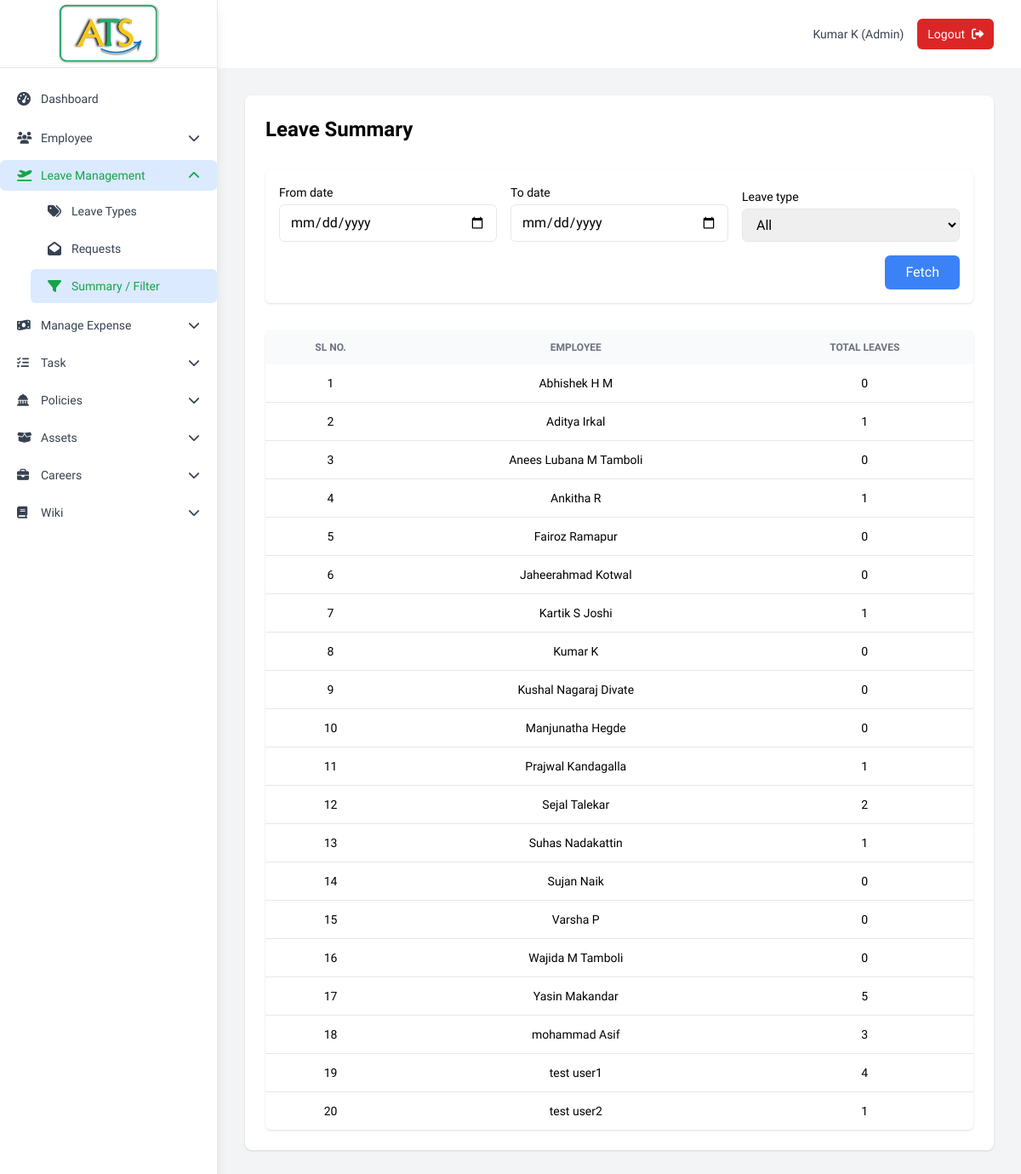
Page /admin/leave_summary (signed in) on the committed database.
### tables this page shows
CREATE TABLE tbl_employee (
                emp_id INTEGER PRIMARY KEY AUTOINCREMENT,
                first_name TEXT NOT NULL,
                last_name TEXT NOT NULL,
                gender TEXT NOT NULL,
                dob DATE NOT NULL,
                address TEXT NOT NULL,
                phone_no TEXT NOT NULL,
                email TEXT UNIQUE NOT NULL,
                password TEXT NOT NULL,
                status TEXT DEFAULT 'active',
                emp_type TEXT DEFAULT 'emp',
                inserted_date DATETIME DEFAULT CURRENT_TIMESTAMP
            );

### app.py (the view)
@app.route('/admin/leave_summary', methods=['GET', 'POST'])
def admin_leave_summary():
    if 'user_id' not in session or session['emp_type'] != 'admin':
        return redirect(url_for('login'))
    f_date_from   = request.form.get('date_from')         if request.method == 'POST' else ''
    f_date_to     = request.form.get('date_to')           if request.method == 'POST' else ''
    f_leave_type  = request.form.get('leave_type_id')     if request.method == 'POST' else ''
    leave_types   = db.get_leave_types()
    summary       = db.get_leave_summary(
                        date_from   = f_date_from or None,
                        date_to     = f_date_to   or None,
                        leave_type_id = f_leave_type or None
                    )
    return render_template('admin_leave_summary.html',
                           leave_types = leave_types,
                           summary     = summary,
                           f_date_from = f_date_from,
                           f_date_to   = f_date_to,
                           f_leave_type= f_leave_type)

### database.py (called while the page is built)
    def get_connection(self):
        return sqlite3.connect(self.db_name)

    def get_leave_types(self):
        with self.get_connection() as c:
            return c.execute('SELECT leave_type_id, leave_type FROM tbl_leave_type ORDER BY leave_type').fetchall()

### templates/admin_leave_summary.html (shortened to what this page needs)
{% extends "base.html" %}
{% block content %}
<div class="max-w-6xl mx-auto">
<div class="bg-white shadow rounded-lg">
  <div class="px-4 py-5 sm:p-6">
      <div class="mb-8">
        <h1 class="text-2xl font-bold mb-6">Leave Summary</h1>
      </div>
  <form method="POST" class="bg-white p-4 rounded-md shadow mb-8 grid sm:grid-cols-6 gap-4 items-end">
    <div class="sm:col-span-2">
      <label class="block text-sm font-medium mb-1">From date</label>
      <input type="date" name="date_from" value="{{ f_date_from }}" class="w-full border px-3 py-2 rounded-md">
    </div>
    <div class="sm:col-span-2">
      <label class="block text-sm font-medium mb-1">To date</label>
      <input type="date" name="date_to" value="{{ f_date_to }}" class="w-full border px-3 py-2 rounded-md">
    </div>
    <div class="sm:col-span-2">
      <label class="block text-sm font-medium mb-1">Leave type</label>
      <select name="leave_type_id" class="w-full border px-3 py-2 rounded-md">
        <option value="" {% if not f_leave_type %}selected{% endif %}>All</option>
      </select>
    </div>
    <div class="sm:col-span-6 text-right">
      <button class="bg-primary text-white px-6 py-2 rounded-md">Fetch</button>
    </div>
  </form>
  <table class="min-w-full bg-white rounded-md shadow text-sm">
    <thead class="bg-gray-50 text-left uppercase text-xs font-medium text-gray-500">
      <tr>
        <th class="px-4 py-3 text-center">Sl No.</th>
        <th class="px-4 py-3 text-center">Employee</th>
        <th class="px-4 py-3 text-center">Total Leaves</th>
      </tr>
    </thead>
    <tbody class="divide-y">
      {% for row in summary %}
      <tr>
        <td class="px-4 py-3 text-center">{{ loop.index }}</td>
        <td class="px-4 py-3 text-center">{{ row[1] }}</td>
        <td class="px-4 py-3 text-center">{{ row[2]|int }}</td>
      </tr>
      {% endfor %}
    </tbody>
  </table>
</div>
</div>
</div>
{% endblock %}

### templates/base.html (shortened to what this page needs)
<!DOCTYPE html>
<html lang="en">
<head>
    <link href="https://cdn.jsdelivr.net/npm/tailwindcss@2.2.19/dist/tailwind.min.css" rel="stylesheet">
    <link href="https://cdnjs.cloudflare.com/ajax/libs/font-awesome/5.15.4/css/all.min.css" rel="stylesheet">
    <script src="https://cdn.tailwindcss.com"></script>
    <link rel="stylesheet" href="https://cdnjs.cloudflare.com/ajax/libs/font-awesome/6.7.2/css/all.min.css"
 />
    <link href="https://cdn.quilljs.com/1.3.6/quill.snow.css" rel="stylesheet">
</head>
<body class="bg-gray-100 antialiased">
    {% if session.user_id %}
    {% set SIDEBAR_W = '64' %}
    {% set employee_active = request.endpoint in ['add_employee','view_employees'] %}
    {% set project_active = request.endpoint in ['add_project','view_projects'] %}
    {% set leave_active = request.endpoint in ['admin_leave_types', 'admin_leave_requests', 'admin_leave_summary'] %}
    {% set expense_active = request.endpoint in ['admin_expense_types','expense', 'existing_expenses'] %}
    {% set task_active = request.endpoint in ['add_task','view_tasks'] %}
    {% set asset_active = request.endpoint in ['add_asset','view_assets','manage_allocation','asset_history'] %}
    {% set careers_active = request.endpoint in ['add_job', 'view_jobs', 'employee_careers'] %}
    {% set wiki_active = request.endpoint in ['admin_wiki_categories','add_wiki','view_wikis','edit_wiki'] %}
    {% set admin_dashboard_active = request.endpoint == 'admin_dashboard' %}
    {% set employee_dashboard_active = request.endpoint == 'employee_dashboard' %}
    {% set admin_wiki_views_active = request.endpoint == 'admin_wiki_views' %}
    {% set employee_wiki_list_active = request.endpoint == 'employee_wiki_list' %}
    {% set add_wiki_active = request.endpoint == 'add_wiki' %}
    {% set view_wikis_active = request.endpoint == 'view_wikis' %}
    {% set is_policies_active = request.endpoint in ['list_policies', 'add_policy'] %}
    {% set employee_assets_active = request.endpoint in ['employee_assets'] %}
    {% set employee_policies_active = request.endpoint == 'employee_policies' %}
    <aside id="sidebar" class="hidden md:block fixed top-0 left-0 h-screen w-{{ SIDEBAR_W }} bg-white shadow-lg z-40">
        <div class="flex flex-col h-full">
            <div class="flex items-center justify-center h-20 border-b border-r">
                <a href="/">
                    <img src="{{ url_for('static', filename='images/ATS.png') }}" alt="Logo"
                        class="h-[4.5rem] w-auto object-contain">
                </a>
            </div>
            <nav class="flex-1 overflow-y-auto py-4 space-y-2 text-sm border-r">
                {% macro navlink(label, icon, endpoint) -%}
                {% set active = request.endpoint == endpoint %}
                <a href="{{ url_for(endpoint) }}" class="flex items-center px-5 py-2 rounded-md transition
                              {{ 'bg-blue-100 text-green-600 font-medium' if active
                                 else 'text-gray-700 hover:bg-gray-100' }}">
                    <i class="{{ icon }} w-4 mr-3 text-base"></i> {{ label }}
                </a>
                {%- endmacro %}
                {{ navlink('Dashboard','fas fa-tachometer-alt',
                session.emp_type=='admin' and 'admin_dashboard'
                or 'employee_dashboard') }}
                {% if session.emp_type == 'admin' %}
                <details class="group" {{ 'open' if employee_active else '' }}>
                    <summary class="flex items-center px-5 py-2 cursor-pointer rounded-md
                                        {{ 'bg-blue-100 text-green-600 font-medium' if employee_active
                                           else 'text-gray-700 hover:bg-gray-100' }}">
                        <i class="fas fa-users w-4 mr-3"></i> Employee
                        <i class="fas fa-chevron-down ml-auto transform transition group-open:rotate-180"></i>
                    </summary>
                </details>
                <details class="group" {{ 'open' if leave_active else '' }}>
                    <summary class="flex items-center px-5 py-2 cursor-pointer rounded-md
                                        {{ 'bg-blue-100 text-green-600 font-medium' if leave_active
                                           else 'text-gray-700 hover:bg-gray-100' }}">
                        <i class="fas fa-plane-departure w-4 mr-3"></i> Leave Management
                        <i class="fas fa-chevron-down ml-auto transform transition group-open:rotate-180"></i>
                    </summary>
                    <div class="pl-9 mt-1 space-y-1">
                        {{ navlink('Leave Types','fas fa-tags','admin_leave_types') }}
                        {{ navlink('Requests','fas fa-envelope-open','admin_leave_requests') }}
                        {{ navlink('Summary / Filter','fas fa-filter','admin_leave_summary') }}
                    </div>
                </details>
                <details class="group" {{ 'open' if expense_active else '' }}>
                    <summary class="flex items-center px-5 py-2 cursor-pointer rounded-md
                                        {{ 'bg-blue-100 text-green-600 font-medium' if expense_active
                                           else 'text-gray-700 hover:bg-gray-100' }}">
                        <i class="fas fa-money-bill-wave w-4 mr-3"></i> Manage Expense
                        <i class="fas fa-chevron-down ml-auto transform transition group-open:rotate-180"></i>
                    </summary>
                </details>
                <details class="group" {{ 'open' if task_active else '' }}>
                    <summary class="flex items-center px-5 py-2 cursor-pointer rounded-md
                                        {{ 'bg-blue-100 text-green-600 font-medium' if task_active
                                           else 'text-gray-700 hover:bg-gray-100' }}">
                        <i class="fas fa-tasks w-4 mr-3"></i> Task
                        <i class="fas fa-chevron-down ml-auto transform transition group-open:rotate-180"></i>
                    </summary>
                </details>
                <details class="group" {{ 'open' if is_policies_active else '' }}>
                    <summary class="flex items-center px-5 py-2 cursor-pointer rounded-md
                        {{ 'bg-blue-100 text-green-600 font-medium' if is_policies_active
                           else 'text-gray-700 hover:bg-gray-100' }}">
                        <i class="fas fa-solid fa-landmark-dome w-4 mr-3"></i> Policies
                        <i class="fas fa-chevron-down ml-auto transform transition group-open:rotate-180"></i>
                    </summary>
                </details>
                <details class="group" {{ 'open' if request.endpoint in ['add_asset','view_assets', 'manage_allocation'
                    , 'asset_history' ] else '' }}>
                    <summary class="flex items-center px-5 py-2 cursor-pointer rounded-md
                                        {{ 'bg-blue-100 text-green-600 font-medium' if request.endpoint in ['add_asset','view_assets', 'manage_allocation', 'asset_history']
                                        else 'text-gray-700 hover:bg-gray-100' }}">
                        <i class="fas fa-box-open w-4 mr-3"></i> Assets
                        <i class="fas fa-chevron-down ml-auto transform transition group-open:rotate-180"></i>
                    </summary>
                </details>
                <details class="group" {{ 'open' if request.endpoint in ['add_job', 'view_jobs' , 'employee_careers' ]
                    else '' }}>
                    <summary class="flex items-center px-5 py-2 cursor-pointer rounded-md
                                        {{ 'bg-blue-100 text-green-600 font-medium' if request.endpoint in ['add_job', 'view_jobs', 'employee_careers']
                                        else 'text-gray-700 hover:bg-gray-100' }}">
                        <i class="fas fa-briefcase w-4 mr-3"></i> Careers
                        <i class="fas fa-chevron-down ml-auto transform transition group-open:rotate-180"></i>
                    </summary>
                </details>
                <details class="group" {{ 'open' if request.endpoint in
                    ['admin_wiki_categories','add_wiki','view_wikis','edit_wiki', 'admin_wiki_views' ] else '' }}>
                    <summary
                        class="flex items-center px-5 py-2 cursor-pointer rounded-md
                                        {{ 'bg-blue-100 text-green-600 font-medium' if request.endpoint in ['admin_wiki_categories','add_wiki','view_wikis','edit_wiki', 'admin_wiki_views'] else 'text-gray-700 hover:bg-gray-100' }}">
                        <i class="fas fa-book w-4 mr-3"></i> Wiki
                        <i class="fas fa-chevron-down ml-auto transform transition group-open:rotate-180"></i>
                    </summary>
                </details>
                {% endif %}
            </nav>
        </div>
    </aside>
    <nav class="bg-white sticky top-0 z-30
                flex items-center justify-center h-[5rem] px-4 sm:px-8">
        <div class="ml-auto flex items-center justify-center space-x-4">
            <span class="hidden sm:block text-sm text-gray-700">
                {{ session.first_name }} {{ session.last_name }} ({{ session.emp_type.title() }})
            </span>
            <button id="logoutButton" class="flex items-center gap-2 px-3 py-2 rounded-md bg-red-600 hover:bg-red-700
                           text-white text-sm font-medium focus:outline-none">
                <span class="hidden sm:inline">Logout</span>
                <i class="fas fa-sign-out-alt text-sm"></i>
            </button>
        </div>
    </nav>
    {% endif %}
    <div class="{% if session.user_id %}md:ml-{{ SIDEBAR_W }}{% endif %}">
        <main class="py-8 px-4 sm:px-6 lg:px-8 max-w-7xl mx-auto">
            {% block content %}{% endblock %}
        </main>
    </div>
</body>
</html>

### templates/base.html (style rules this page uses)
html { scroll-behavior: smooth }
body { font-family: "Plus Jakarta Sans", sans-serif }

### rows in the picture
tbl_employee: first_name "Kumar", row "Kumar K", row "0"
tbl_employee: row "Abhishek H M", row "0"
tbl_employee: row "Aditya Irkal", row "1"
tbl_employee: row "Anees Lubana M Tamboli", row "0"
tbl_employee: row "Ankitha R", row "1"
tbl_employee: row "Fairoz Ramapur", row "0"
tbl_employee: row "Jaheerahmad Kotwal", row "0"
tbl_employee: row "Kartik S Joshi", row "1"
tbl_employee: row "Kushal Nagaraj Divate", row "0"
tbl_employee: row "Manjunatha Hegde", row "0"
tbl_employee: row "Prajwal Kandagalla", row "1"
tbl_employee: row "Sejal Talekar", row "2"
tbl_employee: row "Suhas Nadakattin", row "1"
tbl_employee: row "Sujan Naik", row "0"
tbl_employee: row "Varsha P", row "0"
tbl_employee: row "Wajida M Tamboli", row "0"
tbl_employee: row "Yasin Makandar", row "5"
tbl_employee: row "mohammad Asif", row "3"
tbl_employee: first_name "test user1", row "4"
tbl_employee: first_name "test user2", row "1"

### other values in the picture
{{ label }} "Dashboard Leave Types Requests Summary / Filter"
{{ session.last_name }} "K"
{{ session.emp_type.title() }} "Admin"
